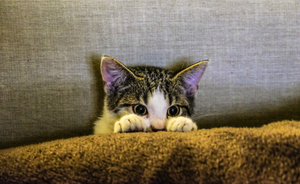
#> input picture test_images/cat.png, 300 x 184 px
$ python lab.py
#> lines starting #> are read from the running program, lines starting #| are printed output that depends on the picture
#!/usr/bin/env python3

import math

from PIL import Image as Image

# NO ADDITIONAL IMPORTS ALLOWED!


def get_pixel(image, x, y):
    if x < 0:
        return get_pixel(image, 0 , y)
    elif x >= image['height']:
        return get_pixel(image, image['height'] - 1, y)
    elif y < 0:
        return get_pixel(image, x, 0)
    elif y >= image['width']:
        return get_pixel(image, x , image['width'] - 1)
    return image['pixels'][x * image['width'] + y]


# [20 lines left out: functions set_pixel, apply_per_pixel, not called in this run]


def inverted(image):
    return apply_per_pixel(image, lambda c: 255-c)


# HELPER FUNCTIONS

def correlate(image, kernel):
    """
    Compute the result of correlating the given image with the given kernel.

    The output of this function should have the same form as a 6.009 image (a
    dictionary with 'height', 'width', and 'pixels' keys), but its pixel values
    do not necessarily need to be in the range [0,255], nor do they need to be
    integers (they should not be clipped or rounded at all).

    This process should not mutate the input image; rather, it should create a
    separate structure to represent the output.

    DESCRIBE YOUR KERNEL REPRESENTATION HERE
    My kernels will be 2D arrays, to account for the possibility of a kernel
    that is not a perfect square.
    """
    new_image = {'height': image['height'], 'width': image['width'], 'pixels': []}
    kernel_col_len = len(kernel)
    kernel_row_len = len(kernel[0])
    image_len = len(image['pixels'])
    for i in range(image_len):
        row = i // image['width']
        col = i % image['width']
        color_sum = 0
        for j in range(kernel_col_len):
            for k in range(kernel_row_len):
                color_sum += kernel[j][k] * get_pixel(image, row + (j - kernel_col_len // 2), col + (k - kernel_row_len // 2))
        new_image['pixels'].append(color_sum)
    return new_image


def round_and_clip_image(image):
    """
    Given a dictionary, ensure that the values in the 'pixels' list are all
    integers in the range [0, 255].

    All values should be converted to integers using Python's `round` function.

    Any locations with values higher than 255 in the input should have value
    255 in the output; and any locations with values lower than 0 in the input
    should have value 0 in the output.
    """
    for i in range(len(image['pixels'])):
        num = image['pixels'][i]
        if num > 255:
            image['pixels'][i] = 255
        elif num < 0:
            image['pixels'][i] = 0
        else:
            image['pixels'][i] = round(num)
    return image

# FILTERS

# [19 lines left out: function blurred, not called in this run]

def blurred_kernel(n):
    unit_value = 1 / (n * n)
    return [ ([unit_value] * n) for i in range(n)]

# [6 lines left out: function sharpened, not called in this run]

def edges(image):
    kernel_x = [[-1,0,1],
                [-2,0,2],
                [-1,0,1]]
    kernel_y = [[-1,-2,-1],
                [0,0,0],
                [1,2,1]]
    correlated_x = correlate(image, kernel_x)
    correlated_y = correlate(image, kernel_y)
    edge_image = {'height': image['height'], 'width': image['width'], 'pixels': []}
    for i in range(len(image['pixels'])):
        edge_image['pixels'].append(round(math.sqrt(correlated_x['pixels'][i] ** 2 + correlated_y['pixels'][i] ** 2)))
    return round_and_clip_image(edge_image)
# HELPER FUNCTIONS FOR LOADING AND SAVING IMAGES

def load_image(filename):
    """
    Loads an image from the given file and returns a dictionary
    representing that image.  This also performs conversion to greyscale.

    Invoked as, for example:
       i = load_image('test_images/cat.png')
    """
#> called with filename = 'test_images/cat.png'
    with open(filename, 'rb') as img_handle:
        img = Image.open(img_handle)
#> img is the input picture: PIL image 300x184 RGB; mean R, G, B 123.5, 111, 89.6
        img_data = img.getdata()
        if img.mode.startswith('RGB'):
            pixels = [round(.299 * p[0] + .587 * p[1] + .114 * p[2])
                      for p in img_data]
#> pixels = 55200 items
        elif img.mode == 'LA':
            pixels = [p[0] for p in img_data]
        elif img.mode == 'L':
            pixels = list(img_data)
        else:
            raise ValueError('Unsupported image mode: %r' % img.mode)
        w, h = img.size
#> w = 300; h = 184
        return {'height': h, 'width': w, 'pixels': pixels}


def save_image(image, filename, mode='PNG'):
    """
    Saves the given image to disk or to a file-like object.  If filename is
    given as a string, the file type will be inferred from the given name.  If
    filename is given as a file-like object, the file type will be determined
    by the 'mode' parameter.
    """
    out = Image.new(mode='L', size=(image['width'], image['height']))
    out.putdata(image['pixels'])
    if isinstance(filename, str):
        out.save(filename)
    else:
        out.save(filename, mode)
    out.close()


if __name__ == '__main__':
    # code in this block will only be run when you explicitly run your script,
    # and not when the tests are being run.  this is a good place for
    # generating images, etc.
    basic_image = {'height': 1, 'width': 4, 'pixels': [231, 132, 100, 21]}
    image = load_image('test_images/cat.png')
#> image = 3 items
    kernel1 = [[0,0,0],
               [0,1,0],
               [0,0,0]]
    kernel_average = [[0,0.2,0],
                      [0.2,0.2,0.2],
                      [0,0.2,0,0]]
    kernel_translate = [[0,0,0,0,0],
                        [0,0,0,0,0],
                        [1,0,0,0,0],
                        [0,0,0,0,0],
                        [0,0,0,0,0]]
    kernel_final = [[0,0,0,0,0,0,0,0,0],
                    [0,0,0,0,0,0,0,0,0],
                    [1,0,0,0,0,0,0,0,0],
                    [0,0,0,0,0,0,0,0,0],
                    [0,0,0,0,0,0,0,0,0],
                    [0,0,0,0,0,0,0,0,0],
                    [0,0,0,0,0,0,0,0,0],
                    [0,0,0,0,0,0,0,0,0],
                    [0,0,0,0,0,0,0,0,0]]
    # new_image = correlate(image, kernel_final)
    # new_image = round_and_clip_image(new_image)
    # new_image = sharpened(image, 5)
    new_image = edges(image)
#> in correlate, `new_image = {'height': image['height'], 'width': image['width'], 'pixe..`: new_image = {'height': 184, 'width': 300, 'pixels': []}
#> in correlate, `image_len = len(image['pixels'])`: image_len = 55200
#> in edges, `correlated_x = correlate(image, kernel_x)`: correlated_x = 3 items
#> in edges, `edge_image = {'height': image['height'], 'width': image['width'], 'pix..`: edge_image = {'height': 184, 'width': 300, 'pixels': []}
#> the loop in round_and_clip_image, `for i in range(len(image['pixels'])):` made 55200 passes
#> num on passes 1 to 3: 57, 60, 61
#> after the loop in round_and_clip_image, `for i in range(len(image['pixels'])):`: image = 3 items
#> new_image = 3 items
    save_image(new_image, 'test_results/edge_cat.png')
#> in save_image, `out = Image.new(mode='L', size=(image['width'], image['height']))`: out: PIL image 300x184 L; every value is 0
#> in save_image, `out.putdata(image['pixels'])`:
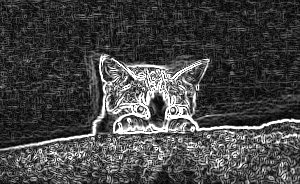
#> out: PIL image 300x184 L; min 0, max 255, mean 68.6

$ run again, with test_images/bluegill.png copied over test_images/cat.png
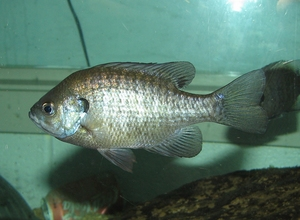
#> input picture test_images/bluegill.png, 300 x 220 px
#> in load_image, img is the input picture: PIL image 300x220 RGB; mean R, G, B 86.7, 118.4, 104.7
#> pixels = 66000 items
#> `image = load_image('test_images/cat.png')`: image = 3 items
#> in correlate, `new_image = {'height': image['height'], 'width': image['width'], 'pixe..`: new_image = {'height': 220, 'width': 300, 'pixels': []}
#> image_len = 66000
#> correlated_x = 3 items
#> edge_image = {'height': 220, 'width': 300, 'pixels': []}
#> the loop in round_and_clip_image, `for i in range(len(image['pixels'])):` made 66000 passes
#> num on passes 1 to 3: 12, 4, 4
#> after the loop in round_and_clip_image, `for i in range(len(image['pixels'])):`: image = 3 items
#> in save_image, `out.putdata(image['pixels'])`:
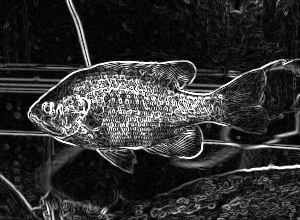
#> out: PIL image 300x220 L; min 0, max 255, mean 47.9

$ run again, with test_images/chess.png copied over test_images/cat.png
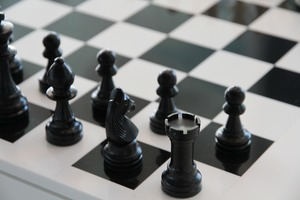
#> input picture test_images/chess.png, 300 x 200 px
#> in load_image, img is the input picture: PIL image 300x200 RGB; mean R, G, B 125.9, 127.3, 126.6
#> pixels = 60000 items
#> `image = load_image('test_images/cat.png')`: image = 3 items
#> in correlate, `new_image = {'height': image['height'], 'width': image['width'], 'pixe..`: new_image = {'height': 200, 'width': 300, 'pixels': []}
#> image_len = 60000
#> correlated_x = 3 items
#> edge_image = {'height': 200, 'width': 300, 'pixels': []}
#> the loop in round_and_clip_image, `for i in range(len(image['pixels'])):` made 60000 passes
#> num on passes 1 to 3: 27, 30, 17
#> after the loop in round_and_clip_image, `for i in range(len(image['pixels'])):`: image = 3 items
#> in save_image, `out.putdata(image['pixels'])`:
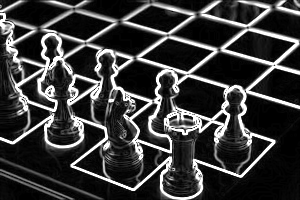
#> out: PIL image 300x200 L; min 0, max 255, mean 58.8

$ run again, with test_images/construct.png copied over test_images/cat.png
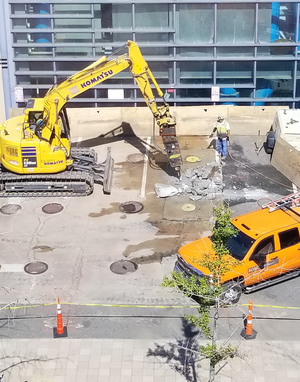
#> input picture test_images/construct.png, 300 x 382 px
#> in load_image, img is the input picture: PIL image 300x382 RGB; mean R, G, B 170.8, 164.8, 152.3
#> pixels = 114600 items
#> `image = load_image('test_images/cat.png')`: image = 3 items
#> in correlate, `new_image = {'height': image['height'], 'width': image['width'], 'pixe..`: new_image = {'height': 382, 'width': 300, 'pixels': []}
#> image_len = 114600
#> correlated_x = 3 items
#> edge_image = {'height': 382, 'width': 300, 'pixels': []}
#> the loop in round_and_clip_image, `for i in range(len(image['pixels'])):` made 114600 passes
#> num on passes 1 to 3: 6, 50, 75
#> after the loop in round_and_clip_image, `for i in range(len(image['pixels'])):`: image = 3 items
#> in save_image, `out.putdata(image['pixels'])`:
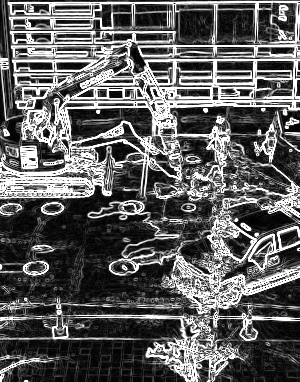
#> out: PIL image 300x382 L; min 0, max 255, mean 94.8
